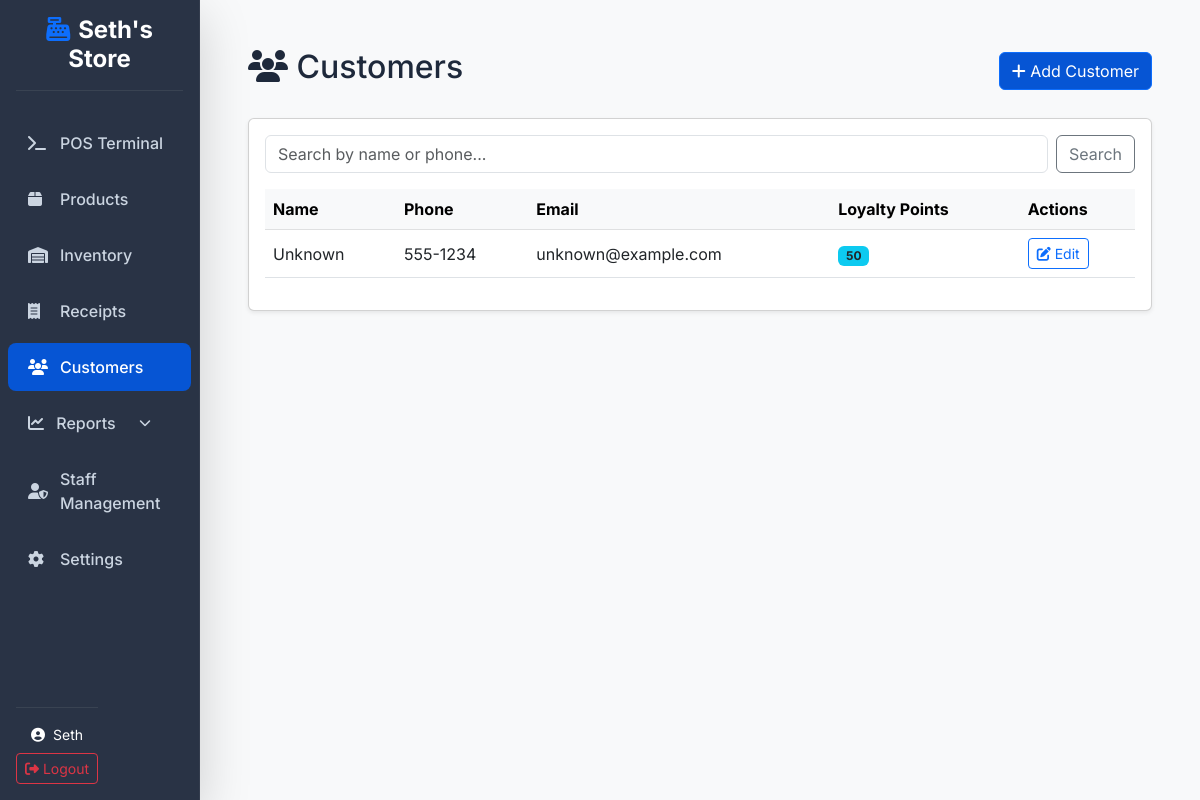
/customers/ (signed in), run on the app's committed database.
### accounts/models.py (models this page shows, shortened)
class User(AbstractUser):
    ROLE_CHOICES = (
        ('admin', 'Administrator'),
        ('manager', 'Manager'),
        ('cashier', 'Cashier'),
    )
    role = models.CharField(max_length=20, choices=ROLE_CHOICES, default='cashier')

### customers/models.py (models this page shows, shortened)
class Customer(models.Model):
    name = models.CharField(max_length=200)
    phone_number = models.CharField(max_length=20, null=True, blank=True)
    email = models.EmailField(null=True, blank=True)
    address = models.TextField(null=True, blank=True)
    loyalty_points = models.IntegerField(default=0)

### customers/views.py (the view)
# urls.py: path('', views.customer_list, name='list'),
@login_required
@role_required(['admin', 'manager', 'cashier'])
def customer_list(request):
    query = request.GET.get('q', '')
    if query:
        customers = Customer.objects.filter(name__icontains=query) | Customer.objects.filter(phone_number__icontains=query)
    else:
        customers = Customer.objects.all()
    return render(request, 'customers/list.html', {'customers': customers, 'query': query})

### templates/customers/list.html (shortened to what this page needs)
{% extends 'base.html' %}
{% block content %}
<div class="d-flex justify-content-between align-items-center mb-4">
    <h2><i class="fas fa-users"></i> Customers</h2>
    <a href="{% url 'customers:add' %}" class="btn btn-primary"><i class="fas fa-plus"></i> Add Customer</a>
</div>
<div class="card shadow-sm mb-4">
    <div class="card-body">
        <form method="get" class="d-flex mb-3">
            <input type="text" name="q" value="{{ query }}" class="form-control me-2"
                placeholder="Search by name or phone...">
            <button type="submit" class="btn btn-outline-secondary">Search</button>
        </form>
        <div class="table-responsive">
            <table class="table table-hover align-middle">
                <thead class="table-light">
                    <tr>
                        <th>Name</th>
                        <th>Phone</th>
                        <th>Email</th>
                        <th>Loyalty Points</th>
                        <th>Actions</th>
                    </tr>
                </thead>
                <tbody>
                    {% for customer in customers %}
                    <tr>
                        <td>{{ customer.name }}</td>
                        <td>{{ customer.phone_number|default:"-" }}</td>
                        <td>{{ customer.email|default:"-" }}</td>
                        <td><span class="badge bg-info text-dark">{{ customer.loyalty_points }}</span></td>
                        <td>
                            <a href="{% url 'customers:edit' customer.id %}" class="btn btn-sm btn-outline-primary"><i
                                    class="fas fa-edit"></i> Edit</a>
                        </td>
                    </tr>
                    {% empty %}
                    <tr>
                        <td colspan="5" class="text-center py-4 text-muted">No customers found.</td>
                    </tr>
                    {% endfor %}
                </tbody>
            </table>
        </div>
    </div>
</div>
{% endblock %}

### templates/base.html (shortened to what this page needs)
<!DOCTYPE html>
{% load static %}
<html lang="en">
<head>
    <link href="https://cdn.jsdelivr.net/npm/bootstrap@5.3.0/dist/css/bootstrap.min.css" rel="stylesheet">
    <link rel="stylesheet" href="https://cdnjs.cloudflare.com/ajax/libs/font-awesome/6.4.0/css/all.min.css">
    <link rel="stylesheet" href="{% static 'css/modern-pos.css' %}">
</head>
<body>
    {% if user.is_authenticated %}
    <div class="container-fluid p-0">
        <div class="row g-0">
            <nav class="col-md-3 col-lg-2 d-md-block sidebar collapse shadow-lg glass-panel z-3">
                <div class="sidebar-sticky pt-3">
                    <div class="px-3 mb-4 text-center">
                        <h4 class="text-white fw-bold"><i class="fas fa-cash-register me-2 text-primary"></i>Seth's
                            Store
                        </h4>
                        <hr class="text-secondary opacity-25">
                    </div>
                    <ul class="nav flex-column px-2">
                        <li class="nav-item">
                            <a class="nav-link {% if request.resolver_match.url_name == 'pos' %}active{% endif %}"
                                href="{% url 'sales:pos' %}">
                                <i class="fas fa-terminal"></i> POS Terminal
                            </a>
                        </li>
                        <li class="nav-item">
                            <a class="nav-link {% if 'products' in request.path %}active{% endif %}"
                                href="{% url 'products:list' %}">
                                <i class="fas fa-box"></i> Products
                            </a>
                        </li>
                        <li class="nav-item">
                            <a class="nav-link {% if 'inventory' in request.path %}active{% endif %}"
                                href="{% url 'inventory:list' %}">
                                <i class="fas fa-warehouse"></i> Inventory
                            </a>
                        </li>
                        <li class="nav-item">
                            <a class="nav-link {% if 'receipts' in request.path %}active{% endif %}"
                                href="{% url 'sales:receipts' %}">
                                <i class="fas fa-receipt"></i> Receipts
                            </a>
                        </li>
                        <li class="nav-item">
                            <a class="nav-link {% if 'customers' in request.path %}active{% endif %}"
                                href="{% url 'customers:list' %}">
                                <i class="fas fa-users"></i> Customers
                            </a>
                        </li>
                        <li class="nav-item">
                            <a class="nav-link {% if 'reports' in request.path %}active{% endif %} d-flex align-items-center justify-content-between"
                                data-bs-toggle="collapse" href="#reportsMenu" role="button"
                                aria-expanded="{% if 'reports' in request.path %}true{% else %}false{% endif %}"
                                aria-controls="reportsMenu">
                                <span><i class="fas fa-chart-line me-1"></i> Reports</span>
                                <i class="fas fa-chevron-down" style="font-size: 0.75rem;"></i>
                            </a>
                        </li>
                        {% if user.role == 'admin' %}
                        <li class="nav-item">
                            <a class="nav-link {% if 'accounts/employees' in request.path %}active{% endif %}"
                                href="{% url 'accounts:employee_list' %}">
                                <i class="fas fa-user-shield"></i> Staff Management
                            </a>
                        </li>
                        <li class="nav-item">
                            <a class="nav-link" href="{% url 'admin:index' %}">
                                <i class="fas fa-cog"></i> Settings
                            </a>
                        </li>
                        {% endif %}
                    </ul>
                    <div class="mt-auto p-3 text-center" style="position: absolute; bottom: 0; width: inherit;">
                        <hr class="text-secondary opacity-25">
                        <div class="text-white small mb-2">
                            <i class="fas fa-user-circle me-1"></i> {{ user.username }}
                        </div>
                        <form action="{% url 'accounts:logout' %}" method="post">
                            <button type="submit" class="btn btn-outline-danger btn-sm w-100">
                                <i class="fas fa-sign-out-alt"></i> Logout
                            </button>
                        </form>
                    </div>
                </div>
            </nav>
            <main class="col-md-9 ms-sm-auto col-lg-10 px-md-5 py-5 min-vh-100 bg-light">
                {% block content %}{% endblock %}
            </main>
        </div>
    </div>
    {% else %}
    <main class="container py-5">
        {% block auth_content %}{% endblock %}
    </main>
    {% endif %}
</body>
</html>

### static/css/modern-pos.css (style rules this page uses)
:root { --primary-color: #0655d4; --secondary-color: #64748b; --success-color: #10b981; --danger-color: #ef4444; --warning-color: #f59e0b; --info-color: #06b6d4; --dark-bg: #1e293b; --light-bg: #f8fafc; --sidebar-bg: #1e293b; --card-bg: #ffffff; --text-primary: #1e293b; --text-secondary: #64748b; --border-color: #e2e8f0; --shadow-sm: 0 2px 4px rgba(0, 0, 0, 0.05), 0 1px 2px rgba(0, 0, 0, 0.1); --shadow-md: 0 10px 15px -3px rgba(0, 0, 0, 0.08), 0 4px 6px -2px rgba(0, 0, 0, 0.04); --shadow-lg: 0 20px 25px -5px rgba(0, 0, 0, 0.1), 0 10px 10px -5px rgba(0, 0, 0, 0.04); --shadow-glow: 0 0 20px rgba(6, 85, 212, 0.2); --transition: all 0.3s cubic-bezier(0.4, 0, 0.2, 1); --border-radius-lg: 20px; --border-radius-md: 12px; }
* { margin: 0; padding: 0; box-sizing: border-box; }
body { font-family: 'Inter', -apple-system, BlinkMacSystemFont, 'Segoe UI', Roboto, sans-serif; background: var(--light-bg); color: var(--text-primary); transition: var(--transition); }
.sidebar { background: var(--sidebar-bg); box-shadow: var(--shadow-lg); min-height: 100vh; transition: var(--transition); border-right: 1px solid rgba(255,255,255,0.05); }
.glass-panel { background: rgba(30, 41, 59, 0.95); backdrop-filter: blur(12px); -webkit-backdrop-filter: blur(12px); }
.sidebar .nav-link { color: #cbd5e1; padding: 12px 20px; margin: 4px 0; border-radius: 8px; transition: var(--transition); display: flex; align-items: center; text-decoration: none; font-weight: 500; }
.sidebar .nav-link.active { background: var(--primary-color); color: #ffffff; }
.sidebar .nav-link i { width: 20px; margin-right: 12px; }
.btn-primary { background: var(--primary-color); color: white; }

### data on the page
User: username "Seth"
Customer: name "Unknown", phone_number "555-1234", email "unknown@example.com", loyalty_points "50"
